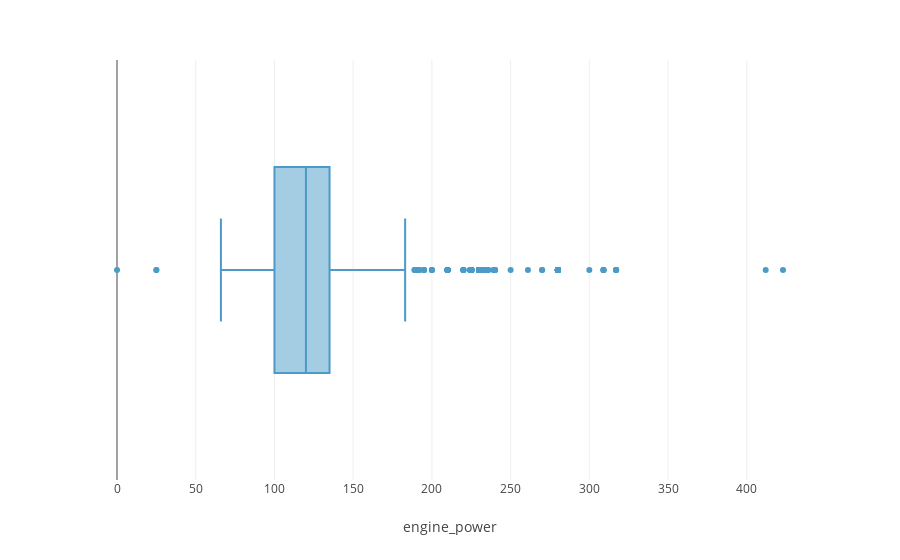

Notebook code for this chart:
### Code cell
px.box(df_pricing, x="engine_power")

### Figure 1 — Plotly figure (JSON) as saved in the notebook; plotly's stock layout.template omitted (floating-point values rounded to 4 significant figures; data arrays with more than 128 entries replaced by an {"elided": "..."} marker saying what was removed)
{"data": [{"alignmentgroup": "True", "hovertemplate": "engine_power=%{x}<extra></extra>", "legendgroup": "", "marker": {"color": "#4B9AC7"}, "name": "", "notched": false, "offsetgroup": "", "orientation": "h", "showlegend": false, "type": "box", "x": {"elided": "4843 int values"}, "x0": " ", "xaxis": "x", "y0": " ", "yaxis": "y"}], "layout": {"boxmode": "group", "legend": {"tracegroupgap": 0}, "margin": {"t": 60}, "xaxis": {"anchor": "y", "domain": [0, 1], "title": {"text": "engine_power"}}, "yaxis": {"anchor": "x", "domain": [0, 1]}}}
